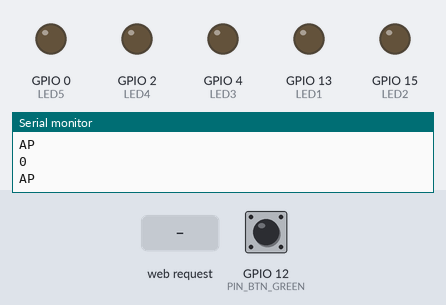
This sketch was run on a simulated ESP8266 (NodeMCU). On the bench: output pins drawn as LEDs (lit = HIGH), the last lines printed to the serial monitor. The test bench sets the inputs (shaded band); at power-on: GPIO 12 (PIN_BTN_GREEN) LOW. WiFi joins after 1.5 s; servers stay silent unless stated.

Above: at 3.8 s.
3.9 s: GPIO 12 (PIN_BTN_GREEN) pulled HIGH for 3.2 s
At 6.9 s:
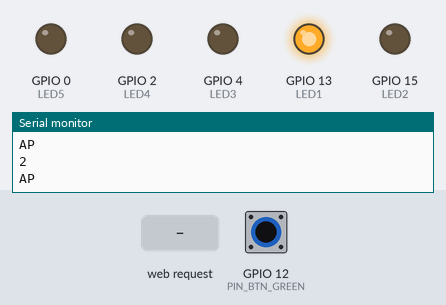
8.6 s: HTTP request GET /submit received
At 11.9 s:
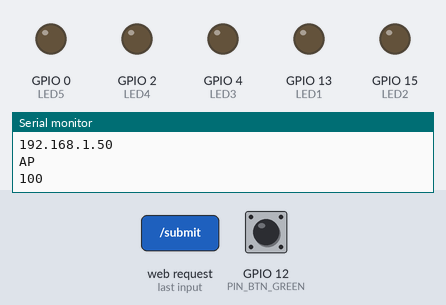
Timing chart, 0 to 13.4 s (numbered marks = the images above; inputs shaded):
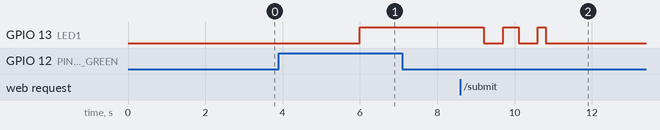

Measured:
- after the input at 3.9 s, GPIO 13 (LED1): LOW → HIGH after 2.1 s
- after the input at 8.6 s, GPIO 13 (LED1): goes LOW 0.50 s, HIGH 0.40 s, LOW 0.50 s, HIGH 0.20 s, then LOW, starting after 0.60 s

The sketch:

ESP8266_Complete_prog.ino
```cpp
#include <ESP8266WiFi.h>
#include <ESP8266mDNS.h>
#include <ESP8266WebServer.h>
#include <Arduino.h>
#include <ESP8266WiFiMulti.h>
#include <WebSocketsClient.h>
#include <Hash.h>

ESP8266WiFiMulti WiFiMulti;
WebSocketsClient webSocket;

//////////////////////
// WiFi Definitions //
//////////////////////
const char WiFiAPPSK[] = "sparkfun";
String httpRequest;
int timer1=0;

/////////////////////
// Pin Definitions //
/////////////////////
int PIN_BTN_GREEN=12;
int LED1 = 13; //16
int LED2 = 15; //15
int LED3 = 4;//12
int LED4 = 2;
int LED5 = 0;

//Autres
const char* ssid     = "ProjetNETGEAR2";
const char* password = "projetIRIS";
uint8_t MAC_array[6];
char MAC_char[18];
String commande;

//Definition des methodes //evite les probleme d'appel
void configuration();


ESP8266WebServer  server(80);


void webSocketEvent(WStype_t type, uint8_t * payload, size_t lenght) {
    switch(type) {
        case WStype_DISCONNECTED:
        {
            Serial.printf("Disconnected!\n");
        }
        break;

        case WStype_CONNECTED:
                {
                Serial.printf("[WSc] Connected to url: %s\n",  payload);
                //Envoie de l'adresse mac 0
                 WiFi.macAddress(MAC_array);
                 int i = 0;
                for (i; i < sizeof(MAC_array)-1; ++i){
                sprintf(MAC_char,"%s%02x:",MAC_char,MAC_array[i]);}
                 sprintf(MAC_char,"%s%02x",MAC_char,MAC_array[i]);
                 //Envoie de l'adresse mac
                 webSocket.sendTXT(MAC_char);
                delay(1000);
                webSocket.sendTXT(MAC_char);
                }
                break;
        case WStype_TEXT:
            Serial.printf("TEXT DU SERVEUR %s\n", payload);

            if (payload[0]=='1')
              digitalWrite(LED1, LOW);
            else
              digitalWrite(LED1, HIGH);
             if (payload[1]=='1')
              digitalWrite(LED2, LOW);
            else
              digitalWrite(LED2, HIGH);
            if (payload[2]=='1')
              digitalWrite(LED3, LOW);
            else
              digitalWrite(LED3, HIGH);
             if (payload[3]=='1')
              digitalWrite(LED4, LOW);
            else
              digitalWrite(LED4, HIGH);
             if(payload[4]=='1')
              digitalWrite(LED5, LOW);
             else
              digitalWrite(LED5, HIGH);
            break;
    }

}

void handleRoot() {
  String s ;
  s += "<!DOCTYPE HTML>\r\n<html>\r\n";
  s +="<h1>Config du SSID et Mot de passe </h1>";
  s += "<form action='http://192.168.4.1/submit' method='POST'> SSID:<br><input type=textt name=ssid value='ssid'>";
  s += "<br> Mot de passe: <br> <input type=text name=mdp value='mdp'>";
  s+= "<br><br><input type='submit' value='Comfirme'></form> ";
  s += "</html>\n";
  server.send(200, "text/html", s);
}


void handleSubmit()
{
  String ssid = server.arg("ssid");
  String mdp =  server.arg("mdp");
  char *cssid = (char*)ssid.c_str();
  char*cmdp =(char*)mdp.c_str();
  String s ;
  int timer=0;
  s += "<!DOCTYPE HTML>\r\n<html>\r\n";
  s +="<h1>Connection a la box avec vos identifiant</h1>";
   server.send(200, "text/html", s);
   WiFi.mode(WIFI_STA);
  WiFi.begin(cssid,cmdp);
  while ((WiFi.status() != WL_CONNECTED && timer < 10)) {
    delay(200);
    digitalWrite(LED1,LOW);
    delay(500);
    digitalWrite(LED1,HIGH);
    delay(200);
    Serial.println("Connecting ...");
    timer++;
  }//fin du while
  if(timer == 10)
  {
    Serial.println("echec retour mode config");
    configuration();
  }
  else
  {
  String c ;
  c += "<!DOCTYPE HTML>\r\n<html>\r\n";
  c +="<h1>Vous etes connecter</h1>";
  server.send(200, "text/html", c);
  IPAddress myAddress = WiFi.localIP();
  Serial.println(myAddress);
  digitalWrite(LED1,LOW);
  webSocket.begin("192.168.0.36", 9300);
  webSocket.onEvent(webSocketEvent);
  timer1 =100;
  }
}

void setup()
{
  pinMode(LED1, OUTPUT);
    pinMode(LED2, OUTPUT);
    pinMode(LED2, OUTPUT);
    pinMode(LED3, OUTPUT);
    pinMode(LED4, OUTPUT);
    pinMode(LED5, OUTPUT);
    digitalWrite(LED1, LOW);
    digitalWrite(LED2, LOW);
    digitalWrite(LED3, LOW);
    digitalWrite(LED4, LOW);
    digitalWrite(LED5, LOW);
  Serial.begin(115200);
  pinMode(PIN_BTN_GREEN, INPUT);
  pinMode(LED1, OUTPUT);
  WiFi.mode(WIFI_STA);
}


void configuration()
{
  digitalWrite(LED1,HIGH);
  WiFi.disconnect();
  WiFi.mode(WIFI_AP);

  char AP_NameString[] = "ESP8266TEST";

  WiFi.softAP(AP_NameString, WiFiAPPSK);
  server.on("/", handleRoot);
  server.on("/submit", handleSubmit);
  server.begin();


}

void loop()
{
  int val=0;
  delay(1000);
  Serial.println(timer1);

  val = digitalRead(PIN_BTN_GREEN);
  if (val == HIGH)
  {
    timer1++;
  }
  if(timer1 == 3)
  {
    configuration();
  }
  if(timer1 < 99)
    {
      server.handleClient();
      Serial.println("AP");
    }
  if(timer1==100)
  {

    webSocket.loop();
  }
  if(timer1>103)
  {
    timer1=0;
  }
}
```
